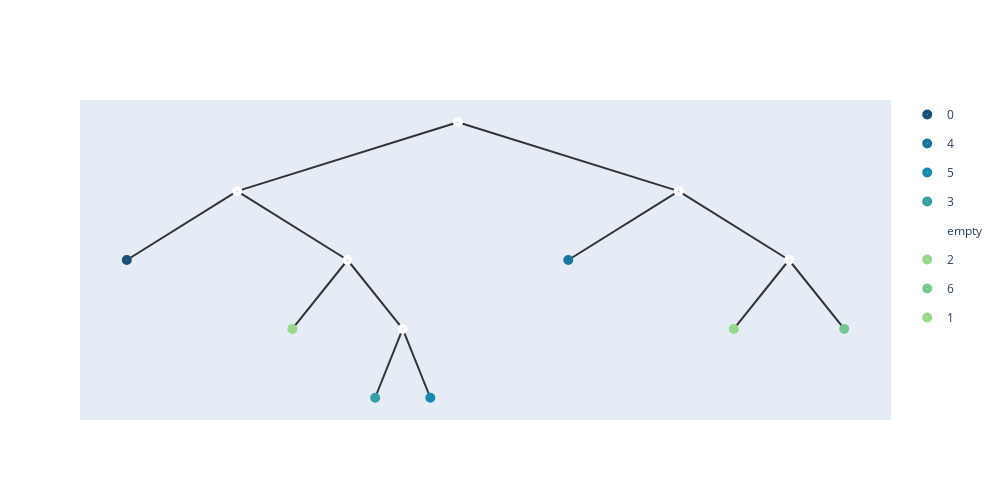

Write notebook code for a chart like this one.
### Code cell
nos1 = build_hyper_tree_from_folder(folder_path1,True)
add_meta(nos1[0],meta_list1,[])
show_tree(nos1[0],color=['#184e77','#1a759f','#168aad',"#34a0a4",'#52b69a','#99d98c','#76c893','#99d98c']).show_fig()
remove_meta(nos1[0]);

### Figure 1 — Plotly figure (JSON) as saved in the notebook; plotly's stock layout.template omitted (floating-point values rounded to 4 significant figures)
{"data": [{"hoverinfo": "text", "hovertext": ["0_0"], "legendgroup": "0", "marker": {"color": "#184e77", "size": 10, "symbol": "circle-dot"}, "mode": "markers+text", "name": "0", "type": "scatter", "x": [2.125], "y": [2]}, {"hoverinfo": "text", "hovertext": ["4_4"], "legendgroup": "4", "marker": {"color": "#1a759f", "size": 10, "symbol": "circle-dot"}, "mode": "markers+text", "name": "4", "type": "scatter", "x": [6.625], "y": [2]}, {"hoverinfo": "text", "hovertext": ["5_5"], "legendgroup": "5", "marker": {"color": "#168aad", "size": 10, "symbol": "circle-dot"}, "mode": "markers+text", "name": "5", "type": "scatter", "x": [5.219], "y": [-1]}, {"hoverinfo": "text", "hovertext": ["3_3"], "legendgroup": "3", "marker": {"color": "#34a0a4", "size": 10, "symbol": "circle-dot"}, "mode": "markers+text", "name": "3", "type": "scatter", "x": [4.656], "y": [-1]}, {"hoverinfo": "text", "hovertext": ["12", "9", "8", "7", "11", "10"], "legendgroup": "empty", "marker": {"color": "#fff", "size": 10, "symbol": "circle-dot"}, "mode": "markers+text", "name": "empty", "type": "scatter", "x": [5.5, 3.25, 4.375, 4.938, 7.75, 8.875], "y": [5, 3.5, 2, 0.5, 3.5, 2]}, {"hoverinfo": "text", "hovertext": ["2_2"], "legendgroup": "2", "marker": {"color": "#99d98c", "size": 10, "symbol": "circle-dot"}, "mode": "markers+text", "name": "2", "type": "scatter", "x": [8.312], "y": [0.5]}, {"hoverinfo": "text", "hovertext": ["6_6"], "legendgroup": "6", "marker": {"color": "#76c893", "size": 10, "symbol": "circle-dot"}, "mode": "markers+text", "name": "6", "type": "scatter", "x": [9.438], "y": [0.5]}, {"hoverinfo": "text", "hovertext": ["1_1"], "legendgroup": "1", "marker": {"color": "#99d98c", "size": 10, "symbol": "circle-dot"}, "mode": "markers+text", "name": "1", "type": "scatter", "x": [3.812], "y": [0.5]}], "layout": {"height": 500, "shapes": [{"layer": "below", "line": {"color": "#333", "width": 2}, "type": "line", "x0": 5.5, "x1": 5.5, "y0": 5, "y1": 5}, {"layer": "below", "line": {"color": "#333", "width": 2}, "type": "line", "x0": 5.5, "x1": 3.25, "y0": 5, "y1": 3.5}, {"layer": "below", "line": {"color": "#333", "width": 2}, "type": "line", "x0": 3.25, "x1": 2.125, "y0": 3.5, "y1": 2}, {"layer": "below", "line": {"color": "#333", "width": 2}, "type": "line", "x0": 3.25, "x1": 4.375, "y0": 3.5, "y1": 2}, {"layer": "below", "line": {"color": "#333", "width": 2}, "type": "line", "x0": 4.375, "x1": 3.812, "y0": 2, "y1": 0.5}, {"layer": "below", "line": {"color": "#333", "width": 2}, "type": "line", "x0": 4.375, "x1": 4.938, "y0": 2, "y1": 0.5}, {"layer": "below", "line": {"color": "#333", "width": 2}, "type": "line", "x0": 4.938, "x1": 4.656, "y0": 0.5, "y1": -1}, {"layer": "below", "line": {"color": "#333", "width": 2}, "type": "line", "x0": 4.938, "x1": 5.219, "y0": 0.5, "y1": -1}, {"layer": "below", "line": {"color": "#333", "width": 2}, "type": "line", "x0": 5.5, "x1": 7.75, "y0": 5, "y1": 3.5}, {"layer": "below", "line": {"color": "#333", "width": 2}, "type": "line", "x0": 7.75, "x1": 6.625, "y0": 3.5, "y1": 2}, {"layer": "below", "line": {"color": "#333", "width": 2}, "type": "line", "x0": 7.75, "x1": 8.875, "y0": 3.5, "y1": 2}, {"layer": "below", "line": {"color": "#333", "width": 2}, "type": "line", "x0": 8.875, "x1": 8.312, "y0": 2, "y1": 0.5}, {"layer": "below", "line": {"color": "#333", "width": 2}, "type": "line", "x0": 8.875, "x1": 9.438, "y0": 2, "y1": 0.5}], "width": 1000, "xaxis": {"showgrid": false, "showline": false, "showticklabels": false, "zeroline": false}, "yaxis": {"showgrid": false, "showline": false, "showticklabels": false, "zeroline": false}}}
